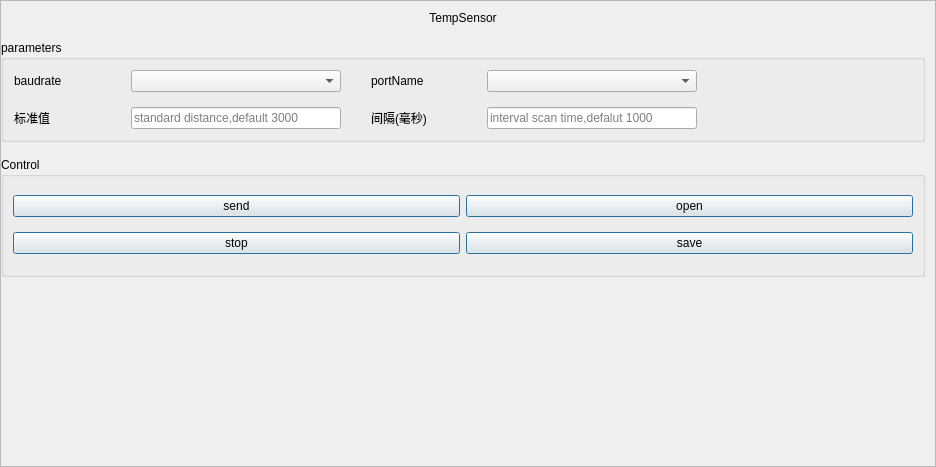
<?xml version="1.0" encoding="UTF-8"?>
<ui version="4.0">
 <class>Temp_Sensor_Settings</class>
 <widget class="QWidget" name="Temp_Sensor_Settings">
  <property name="geometry">
   <rect>
    <x>0</x>
    <y>0</y>
    <width>936</width>
    <height>467</height>
   </rect>
  </property>
  <property name="windowTitle">
   <string>Form</string>
  </property>
  <layout class="QGridLayout" name="gridLayout_3">
   <property name="leftMargin">
    <number>0</number>
   </property>
   <property name="topMargin">
    <number>0</number>
   </property>
   <property name="rightMargin">
    <number>0</number>
   </property>
   <property name="bottomMargin">
    <number>0</number>
   </property>
   <property name="spacing">
    <number>0</number>
   </property>
   <item row="0" column="0">
    <widget class="QScrollArea" name="scrollArea">
     <property name="sizePolicy">
      <sizepolicy hsizetype="Expanding" vsizetype="Expanding">
       <horstretch>0</horstretch>
       <verstretch>0</verstretch>
      </sizepolicy>
     </property>
     <property name="widgetResizable">
      <bool>true</bool>
     </property>
     <widget class="QWidget" name="scrollAreaWidgetContents">
      <property name="geometry">
       <rect>
        <x>0</x>
        <y>0</y>
        <width>934</width>
        <height>465</height>
       </rect>
      </property>
      <property name="sizePolicy">
       <sizepolicy hsizetype="Expanding" vsizetype="Expanding">
        <horstretch>0</horstretch>
        <verstretch>0</verstretch>
       </sizepolicy>
      </property>
      <layout class="QGridLayout" name="gridLayout_4">
       <property name="leftMargin">
        <number>0</number>
       </property>
       <property name="topMargin">
        <number>10</number>
       </property>
       <property name="rightMargin">
        <number>10</number>
       </property>
       <property name="bottomMargin">
        <number>10</number>
       </property>
       <property name="horizontalSpacing">
        <number>30</number>
       </property>
       <property name="verticalSpacing">
        <number>15</number>
       </property>
       <item row="1" column="0" rowspan="2" colspan="2">
        <widget class="QGroupBox" name="tempsensor_parm">
         <property name="sizePolicy">
          <sizepolicy hsizetype="Expanding" vsizetype="Fixed">
           <horstretch>0</horstretch>
           <verstretch>0</verstretch>
          </sizepolicy>
         </property>
         <property name="title">
          <string>parameters</string>
         </property>
         <property name="alignment">
          <set>Qt::AlignLeading|Qt::AlignLeft|Qt::AlignTop</set>
         </property>
         <layout class="QGridLayout" name="gridLayout">
          <property name="leftMargin">
           <number>10</number>
          </property>
          <property name="topMargin">
           <number>10</number>
          </property>
          <property name="rightMargin">
           <number>10</number>
          </property>
          <property name="bottomMargin">
           <number>10</number>
          </property>
          <property name="horizontalSpacing">
           <number>30</number>
          </property>
          <property name="verticalSpacing">
           <number>15</number>
          </property>
          <item row="0" column="0">
           <widget class="QLabel" name="label">
            <property name="sizePolicy">
             <sizepolicy hsizetype="Expanding" vsizetype="Preferred">
              <horstretch>0</horstretch>
              <verstretch>0</verstretch>
             </sizepolicy>
            </property>
            <property name="minimumSize">
             <size>
              <width>70</width>
              <height>0</height>
             </size>
            </property>
            <property name="text">
             <string>baudrate</string>
            </property>
           </widget>
          </item>
          <item row="0" column="2">
           <widget class="QLabel" name="label_2">
            <property name="sizePolicy">
             <sizepolicy hsizetype="Expanding" vsizetype="Preferred">
              <horstretch>0</horstretch>
              <verstretch>0</verstretch>
             </sizepolicy>
            </property>
            <property name="minimumSize">
             <size>
              <width>70</width>
              <height>0</height>
             </size>
            </property>
            <property name="maximumSize">
             <size>
              <width>16777211</width>
              <height>16777215</height>
             </size>
            </property>
            <property name="toolTipDuration">
             <number>0</number>
            </property>
            <property name="text">
             <string>portName</string>
            </property>
           </widget>
          </item>
          <item row="0" column="1">
           <widget class="QComboBox" name="combBaudrate">
            <property name="sizePolicy">
             <sizepolicy hsizetype="Expanding" vsizetype="Fixed">
              <horstretch>0</horstretch>
              <verstretch>0</verstretch>
             </sizepolicy>
            </property>
            <property name="minimumSize">
             <size>
              <width>210</width>
              <height>0</height>
             </size>
            </property>
            <property name="currentIndex">
             <number>-1</number>
            </property>
            <property name="sizeAdjustPolicy">
             <enum>QComboBox::AdjustToMinimumContentsLength</enum>
            </property>
            <item>
             <property name="text">
              <string>115200</string>
             </property>
            </item>
            <item>
             <property name="text">
              <string>128000</string>
             </property>
            </item>
            <item>
             <property name="text">
              <string>153600</string>
             </property>
            </item>
            <item>
             <property name="text">
              <string>230400</string>
             </property>
            </item>
            <item>
             <property name="text">
              <string>512000</string>
             </property>
            </item>
           </widget>
          </item>
          <item row="0" column="3">
           <widget class="NewComboBox" name="combPortName">
            <property name="sizePolicy">
             <sizepolicy hsizetype="Expanding" vsizetype="Fixed">
              <horstretch>0</horstretch>
              <verstretch>0</verstretch>
             </sizepolicy>
            </property>
            <property name="minimumSize">
             <size>
              <width>210</width>
              <height>0</height>
             </size>
            </property>
           </widget>
          </item>
          <item row="5" column="0">
           <widget class="QLabel" name="label_3">
            <property name="sizePolicy">
             <sizepolicy hsizetype="Expanding" vsizetype="Preferred">
              <horstretch>0</horstretch>
              <verstretch>0</verstretch>
             </sizepolicy>
            </property>
            <property name="minimumSize">
             <size>
              <width>70</width>
              <height>0</height>
             </size>
            </property>
            <property name="text">
             <string>标准值</string>
            </property>
           </widget>
          </item>
          <item row="0" column="4">
           <spacer name="horizontalSpacer">
            <property name="orientation">
             <enum>Qt::Horizontal</enum>
            </property>
            <property name="sizeHint" stdset="0">
             <size>
              <width>215</width>
              <height>20</height>
             </size>
            </property>
           </spacer>
          </item>
          <item row="5" column="1">
           <widget class="QLineEdit" name="lineStandardDistance">
            <property name="sizePolicy">
             <sizepolicy hsizetype="Expanding" vsizetype="Fixed">
              <horstretch>0</horstretch>
              <verstretch>0</verstretch>
             </sizepolicy>
            </property>
            <property name="minimumSize">
             <size>
              <width>210</width>
              <height>0</height>
             </size>
            </property>
            <property name="cursorPosition">
             <number>0</number>
            </property>
            <property name="placeholderText">
             <string>standard distance,default 3000</string>
            </property>
            <property name="cursorMoveStyle">
             <enum>Qt::LogicalMoveStyle</enum>
            </property>
           </widget>
          </item>
          <item row="5" column="2">
           <widget class="QLabel" name="label_4">
            <property name="sizePolicy">
             <sizepolicy hsizetype="Expanding" vsizetype="Preferred">
              <horstretch>0</horstretch>
              <verstretch>0</verstretch>
             </sizepolicy>
            </property>
            <property name="minimumSize">
             <size>
              <width>70</width>
              <height>0</height>
             </size>
            </property>
            <property name="text">
             <string>间隔(毫秒)</string>
            </property>
           </widget>
          </item>
          <item row="5" column="3">
           <widget class="QLineEdit" name="lineIntervalTime">
            <property name="sizePolicy">
             <sizepolicy hsizetype="Expanding" vsizetype="Fixed">
              <horstretch>0</horstretch>
              <verstretch>0</verstretch>
             </sizepolicy>
            </property>
            <property name="minimumSize">
             <size>
              <width>210</width>
              <height>0</height>
             </size>
            </property>
            <property name="placeholderText">
             <string>interval scan time,defalut 1000</string>
            </property>
           </widget>
          </item>
          <item row="5" column="4">
           <spacer name="horizontalSpacer_2">
            <property name="orientation">
             <enum>Qt::Horizontal</enum>
            </property>
            <property name="sizeHint" stdset="0">
             <size>
              <width>40</width>
              <height>20</height>
             </size>
            </property>
           </spacer>
          </item>
         </layout>
        </widget>
       </item>
       <item row="3" column="0" colspan="2">
        <widget class="QGroupBox" name="groupBox_3">
         <property name="sizePolicy">
          <sizepolicy hsizetype="Preferred" vsizetype="Fixed">
           <horstretch>0</horstretch>
           <verstretch>0</verstretch>
          </sizepolicy>
         </property>
         <property name="minimumSize">
          <size>
           <width>0</width>
           <height>120</height>
          </size>
         </property>
         <property name="accessibleDescription">
          <string>primary</string>
         </property>
         <property name="title">
          <string>Control </string>
         </property>
         <property name="alignment">
          <set>Qt::AlignLeading|Qt::AlignLeft|Qt::AlignTop</set>
         </property>
         <layout class="QGridLayout" name="gridLayout_2">
          <item row="0" column="0">
           <widget class="QPushButton" name="btnSend">
            <property name="sizePolicy">
             <sizepolicy hsizetype="Expanding" vsizetype="Fixed">
              <horstretch>0</horstretch>
              <verstretch>0</verstretch>
             </sizepolicy>
            </property>
            <property name="minimumSize">
             <size>
              <width>270</width>
              <height>0</height>
             </size>
            </property>
            <property name="cursor">
             <cursorShape>PointingHandCursor</cursorShape>
            </property>
            <property name="accessibleDescription">
             <string>primary</string>
            </property>
            <property name="text">
             <string>send</string>
            </property>
            <property name="autoDefault">
             <bool>true</bool>
            </property>
            <property name="default">
             <bool>true</bool>
            </property>
           </widget>
          </item>
          <item row="1" column="1">
           <widget class="QPushButton" name="btnSave">
            <property name="sizePolicy">
             <sizepolicy hsizetype="Expanding" vsizetype="Fixed">
              <horstretch>0</horstretch>
              <verstretch>0</verstretch>
             </sizepolicy>
            </property>
            <property name="minimumSize">
             <size>
              <width>270</width>
              <height>0</height>
             </size>
            </property>
            <property name="cursor">
             <cursorShape>PointingHandCursor</cursorShape>
            </property>
            <property name="text">
             <string>save</string>
            </property>
            <property name="autoDefault">
             <bool>true</bool>
            </property>
            <property name="default">
             <bool>true</bool>
            </property>
           </widget>
          </item>
          <item row="0" column="1">
           <widget class="QPushButton" name="btnControl">
            <property name="sizePolicy">
             <sizepolicy hsizetype="Expanding" vsizetype="Fixed">
              <horstretch>0</horstretch>
              <verstretch>0</verstretch>
             </sizepolicy>
            </property>
            <property name="minimumSize">
             <size>
              <width>270</width>
              <height>0</height>
             </size>
            </property>
            <property name="cursor">
             <cursorShape>PointingHandCursor</cursorShape>
            </property>
            <property name="focusPolicy">
             <enum>Qt::NoFocus</enum>
            </property>
            <property name="accessibleName">
             <string>primary</string>
            </property>
            <property name="text">
             <string>open</string>
            </property>
            <property name="autoDefault">
             <bool>true</bool>
            </property>
            <property name="default">
             <bool>true</bool>
            </property>
           </widget>
          </item>
          <item row="1" column="0">
           <widget class="QPushButton" name="btnStop">
            <property name="sizePolicy">
             <sizepolicy hsizetype="Expanding" vsizetype="Fixed">
              <horstretch>0</horstretch>
              <verstretch>0</verstretch>
             </sizepolicy>
            </property>
            <property name="minimumSize">
             <size>
              <width>270</width>
              <height>0</height>
             </size>
            </property>
            <property name="cursor">
             <cursorShape>PointingHandCursor</cursorShape>
            </property>
            <property name="text">
             <string>stop</string>
            </property>
            <property name="autoDefault">
             <bool>true</bool>
            </property>
            <property name="default">
             <bool>true</bool>
            </property>
           </widget>
          </item>
         </layout>
        </widget>
       </item>
       <item row="0" column="0" colspan="2">
        <widget class="QLabel" name="label_5">
         <property name="text">
          <string>TempSensor</string>
         </property>
         <property name="alignment">
          <set>Qt::AlignCenter</set>
         </property>
        </widget>
       </item>
       <item row="4" column="0">
        <spacer name="verticalSpacer">
         <property name="orientation">
          <enum>Qt::Vertical</enum>
         </property>
         <property name="sizeHint" stdset="0">
          <size>
           <width>20</width>
           <height>40</height>
          </size>
         </property>
        </spacer>
       </item>
      </layout>
     </widget>
    </widget>
   </item>
  </layout>
 </widget>
 <customwidgets>
  <customwidget>
   <class>NewComboBox</class>
   <extends>QComboBox</extends>
   <header location="global">newcombobox.h</header>
  </customwidget>
 </customwidgets>
 <resources/>
 <connections/>
</ui>
